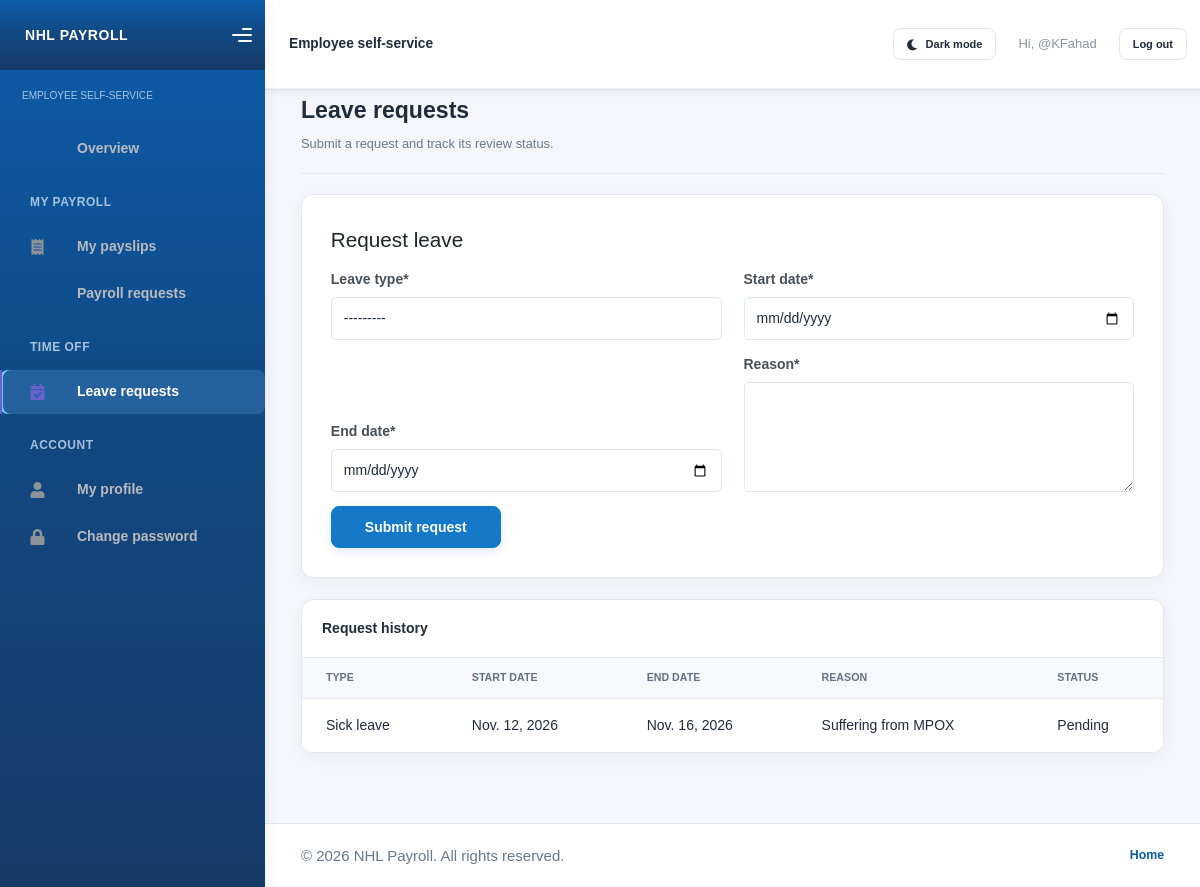
Screenshot of /leave-requests/ (signed in) with the database file from the repository.
### payroll/models.py (models this page shows, shortened)
class LeaveRequest(models.Model):
    LEAVE_TYPE_CHOICES = [
        ("annual", "Annual leave"),
        ("sick", "Sick leave"),
        ("personal", "Personal leave"),
        ("unpaid", "Unpaid leave"),
        ("other", "Other"),
    ]
    STATUS_CHOICES = [
        ("pending", "Pending"),
        ("approved", "Approved"),
        ("rejected", "Rejected"),
    ]
    employee = models.ForeignKey(
        Employee, on_delete=models.CASCADE, related_name="leave_requests"
    )
    leave_type = models.CharField(max_length=20, choices=LEAVE_TYPE_CHOICES)
    start_date = models.DateField()
    end_date = models.DateField()
    reason = models.TextField()
    status = models.CharField(
        max_length=20, choices=STATUS_CHOICES, default="pending"
    )
    submitted_at = models.DateTimeField(auto_now_add=True)
    class Meta:
        ordering = ["-submitted_at"]
        constraints = [
            models.CheckConstraint(
                condition=Q(end_date__gte=models.F("start_date")),
                name="leave_end_date_on_or_after_start",
            ),
        ]

### payroll/views.py (the view)
# urls.py: path('leave-requests/',leave_request_view,name='leave_request_page'),
@login_required
def leave_request_view(request):
    employee = _linked_employee_or_home(request)
    if employee is None:
        return redirect("home_page")
    if request.method == "POST":
        form = LeaveRequestForm(request.POST)
        if form.is_valid():
            leave_request = form.save(commit=False)
            leave_request.employee = employee
            leave_request.save()
            messages.success(request, "Your leave request has been submitted.")
            return redirect("leave_request_page")
    else:
        form = LeaveRequestForm()
    return render(
        request,
        "leave_request.html",
        {
            "form": form,
            "leave_requests": employee.leave_requests.all(),
        },
    )

### payroll/forms.py
class LeaveRequestForm(ModelForm):
    class Meta:
        model = LeaveRequest
        fields = ("leave_type", "start_date", "end_date", "reason")
        widgets = {
            "start_date": forms.DateInput(attrs={"type": "date"}),
            "end_date": forms.DateInput(attrs={"type": "date"}),
            "reason": forms.Textarea(attrs={"rows": 3}),
        }

### payroll/views.py (called while the page is built)
def _linked_employee_or_home(request):
    employee = Employee.objects.filter(user=request.user).first()
    if employee is None:
        messages.warning(
            request,
            "Your account is not linked to an employee record yet. Ask payroll staff to link it from Employees > Edit.",
        )
        return None
    return employee

### payroll/templates/leave_request.html (shortened to what this page needs)
{% extends "./base.html" %}
{% load crispy_forms_tags %}
{% block content %}
<div class="page-shell">
    <div class="page-header">
        <div>
            <h1>Leave requests</h1>
            <p>Submit a request and track its review status.</p>
        </div>
    </div>
    <section class="card form-card p-4 mb-4">
        <h2 class="h4 mb-3">Request leave</h2>
        <form method="post">
            {{ form|crispy }}
            <button type="submit" class="btn btn-primary">Submit request</button>
        </form>
    </section>
    <section class="card">
        <div class="list-card-header"><h2>Request history</h2></div>
        <div class="table-responsive">
            <table class="table align-middle mb-0">
                <thead>
                    <tr>
                        <th scope="col">Type</th>
                        <th scope="col">Start date</th>
                        <th scope="col">End date</th>
                        <th scope="col">Reason</th>
                        <th scope="col">Status</th>
                    </tr>
                </thead>
                <tbody>
                    {% for leave_request in leave_requests %}
                    <tr>
                        <td>{{ leave_request.get_leave_type_display }}</td>
                        <td>{{ leave_request.start_date }}</td>
                        <td>{{ leave_request.end_date }}</td>
                        <td>{{ leave_request.reason }}</td>
                        <td>{{ leave_request.get_status_display }}</td>
                    </tr>
                    {% empty %}
                    <tr><td colspan="5" class="text-center text-muted py-4">No leave requests yet.</td></tr>
                    {% endfor %}
                </tbody>
            </table>
        </div>
    </section>
</div>
{% endblock content %}

### payroll/templates/base.html (shortened to what this page needs)
 <!DOCTYPE html>
<html>
    {%load static%}
    {% load crispy_forms_tags %}
<head>
    <link rel="stylesheet" href="{% static 'Kaiadmin/assets/css/bootstrap.min.css' %}">
    <link rel="stylesheet" href="{% static 'Kaiadmin/assets/css/plugins.min.css' %}">
    <link rel="stylesheet" href="{% static 'Kaiadmin/assets/css/kaiadmin.min.css' %}">
    <link rel="stylesheet" href="{% static 'Kaiadmin/assets/css/fonts.min.css' %}">
</head>
<body>
    <div class="wrapper">
        {% if user.is_authenticated %}
        <aside class="sidebar{% if not user.is_staff %} employee-sidebar{% endif %}" data-background-color="dark">
            <div class="sidebar-logo">
                <div class="logo-header" data-background-color="dark">
                    <a class="logo payroll-brand" href="{% if user.is_staff %}{% url 'dashboard_page' %}{% else %}{% url 'home_page' %}{% endif %}">NHL PAYROLL</a>
                    <div class="nav-toggle">
                        <button class="btn btn-toggle toggle-sidebar" type="button" aria-label="Toggle sidebar">
                            <i class="gg-menu-right"></i>
                        </button>
                    </div>
                </div>
            </div>
            <div class="sidebar-wrapper scrollbar scrollbar-inner">
                <div class="sidebar-content">
                    {% if user.is_staff %}
                    <ul class="nav nav-secondary">
                        <li class="nav-item {% if request.resolver_match.url_name == 'dashboard_page' %}active{% endif %}">
                            <a class="payroll-nav-link" href="{% url 'dashboard_page' %}"><i class="fas fa-chart-line"></i><p>Overview</p></a>
                        </li>
                        <li class="nav-section"><span class="sidebar-mini-icon"><i class="fa fa-ellipsis-h"></i></span><h4 class="text-section">People</h4></li>
                        <li class="nav-item {% if 'employee' in request.path %}active{% endif %}"><a class="payroll-nav-link" href="{% url 'add_employee_page' %}"><i class="fas fa-users"></i><p>Employees</p></a></li>
                        <li class="nav-item {% if 'department' in request.path %}active{% endif %}"><a class="payroll-nav-link" href="{% url 'add_department_page' %}"><i class="fas fa-building"></i><p>Departments</p></a></li>
                        <li class="nav-item {% if 'position' in request.path %}active{% endif %}"><a class="payroll-nav-link" href="{% url 'add_position_page' %}"><i class="fas fa-briefcase"></i><p>Positions</p></a></li>
                        <li class="nav-item {% if 'salary_scale' in request.path %}active{% endif %}"><a class="payroll-nav-link" href="{% url 'add_salary_scale_page' %}"><i class="fas fa-coins"></i><p>Salary scales</p></a></li>
                        <li class="nav-section"><span class="sidebar-mini-icon"><i class="fa fa-ellipsis-h"></i></span><h4 class="text-section">Payroll</h4></li>
                        <li class="nav-item {% if 'payroll' in request.path %}active{% endif %}"><a class="payroll-nav-link" href="{% url 'add_payroll_page' %}"><i class="fas fa-file-invoice-dollar"></i><p>Payroll runs</p></a></li>
                        <li class="nav-item {% if 'payslip' in request.path %}active{% endif %}"><a class="payroll-nav-link" href="{% url 'add_payslip_page' %}"><i class="fas fa-receipt"></i><p>Payslips</p></a></li>
                        <li class="nav-item {% if 'staff/leave-requests' in request.path %}active{% endif %}"><a class="payroll-nav-link" href="{% url 'staff_leave_requests_page' %}"><i class="fas fa-calendar-check"></i><p>Leave requests</p></a></li>
                        <li class="nav-item {% if 'staff/payroll-requests' in request.path %}active{% endif %}"><a class="payroll-nav-link" href="{% url 'staff_payroll_requests_page' %}"><i class="fas fa-clipboard-check"></i><p>Correction queue</p></a></li>
                        <li class="nav-item {% if 'staff/employee-data-requests' in request.path %}active{% endif %}"><a class="payroll-nav-link" href="{% url 'staff_employee_data_requests_page' %}"><i class="fas fa-user-check"></i><p>Employee approvals</p></a></li>
                        <li class="nav-item {% if request.resolver_match.url_name == 'home_page' %}active{% endif %}"><a class="payroll-nav-link" href="{% url 'home_page' %}"><i class="fas fa-house"></i><p>Home</p></a></li>
                    </ul>
                    {% else %}
                    <div class="employee-sidebar-caption">EMPLOYEE SELF-SERVICE</div>
                    <ul class="nav nav-secondary">
                        <li class="nav-item {% if request.resolver_match.url_name == 'home_page' %}active{% endif %}">
                            <a class="payroll-nav-link" href="{% url 'home_page' %}"><p>Overview</p></a>
                        </li>
                        <li class="nav-section"><span class="sidebar-mini-icon"></span><h4 class="text-section">My payroll</h4></li>
                        <li class="nav-item {% if request.resolver_match.url_name == 'employee_payslips_page' %}active{% endif %}">
                            <a class="payroll-nav-link" href="{% url 'employee_payslips_page' %}"><i class="fas fa-receipt"></i><p>My payslips</p></a>
                        </li>
                        <li class="nav-item {% if request.resolver_match.url_name == 'employee_payroll_requests_page' %}active{% endif %}">
                            <a class="payroll-nav-link" href="{% url 'employee_payroll_requests_page' %}"><p>Payroll requests</p></a>
                        </li>
                        <li class="nav-section"><span class="sidebar-mini-icon"></span><h4 class="text-section">Time off</h4></li>
                        <li class="nav-item {% if request.resolver_match.url_name == 'leave_request_page' %}active{% endif %}">
                            <a class="payroll-nav-link" href="{% url 'leave_request_page' %}"><i class="fas fa-calendar-check"></i><p>Leave requests</p></a>
                        </li>
                        <li class="nav-section"><span class="sidebar-mini-icon"></span><h4 class="text-section">Account</h4></li>
                        <li class="nav-item {% if request.resolver_match.url_name == 'employee_profile_page' %}active{% endif %}">
                            <a class="payroll-nav-link" href="{% url 'employee_profile_page' %}"><i class="fas fa-user"></i><p>My profile</p></a>
                        </li>
                        <li class="nav-item {% if request.resolver_match.url_name == 'password_change' %}active{% endif %}">
                            <a class="payroll-nav-link" href="{% url 'password_change' %}"><i class="fas fa-lock"></i><p>Change password</p></a>
                        </li>
                    </ul>
                    {% endif %}
                </div>
            </div>
        </aside>
        {% endif %}
        {% if user.is_authenticated %}
        <button class="mobile-nav-overlay" type="button" tabindex="-1" aria-label="Close navigation"></button>
        {% endif %}
        <div class="main-panel{% if not user.is_authenticated %} main-panel-auth{% endif %}">
            <div class="main-header">
                <nav class="navbar navbar-header navbar-header-transparent navbar-expand-lg border-bottom">
                    <div class="container-fluid">
                        <span class="navbar-brand mb-0 h1">{% if user.is_staff %}Payroll Management{% elif user.managed_department %}Department manager{% elif user.is_authenticated %}Employee self-service{% else %}Payroll Management{% endif %}</span>
                        <ul class="navbar-nav topbar-nav ms-md-auto align-items-center">
                            <li class="nav-item">
                                <button
                                    type="button"
                                    class="btn btn-sm btn-outline-secondary theme-toggle"
                                    id="theme-toggle"
                                    aria-label="Switch to dark mode"
                                    aria-pressed="false"
                                >
                                    <i class="fas fa-moon" id="theme-toggle-icon" aria-hidden="true"></i>
                                    <span id="theme-toggle-label">Dark mode</span>
                                </button>
                            </li>
                            {% if user.is_authenticated %}
                            <li class="nav-item"><span class="nav-link">Hi, {{ user.get_username }}</span></li>
                            <li class="nav-item">
                                <form method="post" action="{% url 'logout' %}">
                                    <button type="submit" class="btn btn-sm btn-outline-secondary">Log out</button>
                                </form>
                            </li>
                            {% else %}
                            <li class="nav-item"><a class="nav-link" href="{% url 'login' %}">Log in</a></li>
                            <li class="nav-item"><a class="nav-link" href="{% url 'sign_up_page' %}">Sign up</a></li>
                            {% endif %}
                        </ul>
                    </div>
                </nav>
            </div>
            <main class="content-wrapper payroll-content">
                {% block content %}{% endblock content %}
            </main>
            <footer class="site-footer">
                <p>&copy; {% now "Y" %} NHL Payroll. All rights reserved.</p>
                <nav class="site-footer-links" aria-label="Footer navigation">
                    {% if user.is_staff %}
                    <a href="{% url 'dashboard_page' %}">Dashboard</a>
                    {% else %}
                    <a href="{% url 'index_page' %}">Home</a>
                    {% endif %}
                </nav>
            </footer>
        </div>
    </div>
</body>
</html>

### rows the page displays
LeaveRequest: leave_type "Sick leave", start_date "Nov. 12, 2026", end_date "Nov. 16, 2026", reason "Suffering from MPOX", status "Pending"

### other values shown
{{ user.get_username }} "@KFahad"
